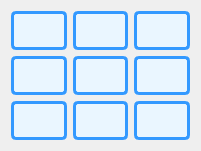
   <widget class="QWidget" name="gridLayoutWidget">
    <property name="geometry">
     <rect>
      <x>10</x>
      <y>50</y>
      <width>201</width>
      <height>151</height>
     </rect>
    </property>
    <layout class="QGridLayout" name="gridLayout">
     <item row="1" column="1">
      <widget class="QLabel" name="s04">
       <property name="styleSheet">
        <string notr="true">QLabel {
    background-color: #eaf6ff;
    border: 3px solid #3399ff;
    border-radius: 5px;
    color: #003366;
    font: bold 10pt &quot;Segoe UI&quot;;
    qproperty-alignment: AlignCenter;
}
</string>
       </property>
       <property name="text">
        <string/>
       </property>
      </widget>
     </item>
     <item row="1" column="2">
      <widget class="QLabel" name="s05">
       <property name="styleSheet">
        <string notr="true">QLabel {
    background-color: #eaf6ff;
    border: 3px solid #3399ff;
    border-radius: 5px;
    color: #003366;
    font: bold 10pt &quot;Segoe UI&quot;;
    qproperty-alignment: AlignCenter;
}
</string>
       </property>
       <property name="text">
        <string/>
       </property>
      </widget>
     </item>
     <item row="0" column="0">
      <widget class="QLabel" name="s00">
       <property name="styleSheet">
        <string notr="true">QLabel {
    background-color: #eaf6ff;
    border: 3px solid #3399ff;
    border-radius: 5px;
    color: #003366;
    font: bold 10pt &quot;Segoe UI&quot;;
    qproperty-alignment: AlignCenter;
}
</string>
       </property>
       <property name="text">
        <string/>
       </property>
      </widget>
     </item>
     <item row="0" column="2">
      <widget class="QLabel" name="s02">
       <property name="styleSheet">
        <string notr="true">QLabel {
    background-color: #eaf6ff;
    border: 3px solid #3399ff;
    border-radius: 5px;
    color: #003366;
    font: bold 10pt &quot;Segoe UI&quot;;
    qproperty-alignment: AlignCenter;
}
</string>
       </property>
       <property name="text">
        <string/>
       </property>
      </widget>
     </item>
     <item row="0" column="1">
      <widget class="QLabel" name="s01">
       <property name="styleSheet">
        <string notr="true">QLabel {
    background-color: #eaf6ff;
    border: 3px solid #3399ff;
    border-radius: 5px;
    color: #003366;
    font: bold 10pt &quot;Segoe UI&quot;;
    qproperty-alignment: AlignCenter;
}
</string>
       </property>
       <property name="text">
        <string/>
       </property>
      </widget>
     </item>
     <item row="1" column="0">
      <widget class="QLabel" name="s03">
       <property name="styleSheet">
        <string notr="true">QLabel {
    background-color: #eaf6ff;
    border: 3px solid #3399ff;
    border-radius: 5px;
    color: #003366;
    font: bold 10pt &quot;Segoe UI&quot;;
    qproperty-alignment: AlignCenter;
}
</string>
       </property>
       <property name="text">
        <string/>
       </property>
      </widget>
     </item>
     <item row="2" column="0">
      <widget class="QLabel" name="s06">
       <property name="styleSheet">
        <string notr="true">QLabel {
    background-color: #eaf6ff;
    border: 3px solid #3399ff;
    border-radius: 5px;
    color: #003366;
    font: bold 10pt &quot;Segoe UI&quot;;
    qproperty-alignment: AlignCenter;
}
</string>
       </property>
       <property name="text">
        <string/>
       </property>
      </widget>
     </item>
     <item row="2" column="1">
      <widget class="QLabel" name="s07">
       <property name="styleSheet">
        <string notr="true">QLabel {
    background-color: #eaf6ff;
    border: 3px solid #3399ff;
    border-radius: 5px;
    color: #003366;
    font: bold 10pt &quot;Segoe UI&quot;;
    qproperty-alignment: AlignCenter;
}
</string>
       </property>
       <property name="text">
        <string/>
       </property>
      </widget>
     </item>
     <item row="2" column="2">
      <widget class="QLabel" name="s08">
       <property name="styleSheet">
        <string notr="true">QLabel {
    background-color: #eaf6ff;
    border: 3px solid #3399ff;
    border-radius: 5px;
    color: #003366;
    font: bold 10pt &quot;Segoe UI&quot;;
    qproperty-alignment: AlignCenter;
}
</string>
       </property>
       <property name="text">
        <string/>
       </property>
      </widget>
     </item>
    </layout>
   </widget>
